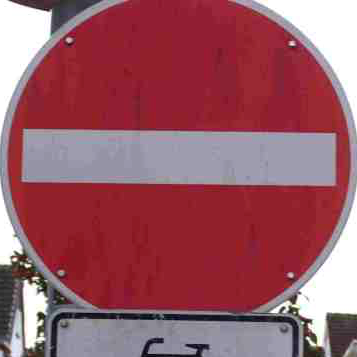
#> input picture traffic_signs_images_square/einbahnstrasse_17_1.png, 357 x 357 px
$ python read_pictures_from_internet.py   (older library calls are emulated)
#> lines starting #> are read from the running program, lines starting #| are printed output that depends on the picture
#!/usr/bin/env python3
# -*- coding: utf-8 -*-
"""
Created on Sun Dec 18 16:39:42 2016

@author: Klemens
"""

import matplotlib.pyplot as plt
import matplotlib.image as mpimg
import numpy as np
import scipy
import pickle

def resize_image(image_name, enable_plot = False):
#> called with enable_plot = False
    image = mpimg.imread(image_name)
#> image is the input picture: shape (357, 357, 3) float32; mean R, G, B 0.603, 0.353, 0.398

    image_resized = scipy.misc.imresize(image, (32, 32))
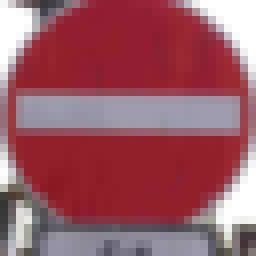
#> image_resized: shape (32, 32, 3) (shown 8 times larger); mean R, G, B 153.7, 89.9, 101.4
    if enable_plot:
        plt.imshow(image_resized)
    return image_resized

if __name__ == "__main__":
    dict_traffic_signs = {
                          'traffic_signs_images_square/einbahnstrasse_17_1.png': 17,
                          'traffic_signs_images_square/einbahnstrasse_17.png': 17,
                          'traffic_signs_images_square/vorfahrtgewaehren_13_1.png': 13,
                          'traffic_signs_images_square/vorfahrtgewaehren_13.png': 13,
                          'traffic_signs_images_square/vorfahrtsschild_12_1.png': 12,
                          'traffic_signs_images_square/vorfahrtsschild_12_2.png': 12,
                          'traffic_signs_images_square/vorfahrtsschild_12_3.png': 12,
                          'traffic_signs_images_square/vorfahrtsschild_12_4.png': 12,
                          'traffic_signs_images_square/vorfahrtsschild_12_5.png': 12,
                          'traffic_signs_images_square/vorfahrtsschild_12.png': 12,
                          }

    image_list_web = []
    label_list_web = []

    for image_name, label in dict_traffic_signs.items():
        image = resize_image(image_name)
        image_list_web.append(image)
        label_list_web.append(label)
#> pass 2 of the loop `for image_name, label in dict_traffic_signs.items():`:
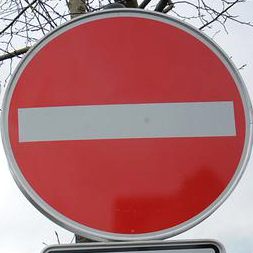
#> input picture traffic_signs_images_square/einbahnstrasse_17.png, 253 x 253 px
#> in resize_image, image is the input picture: shape (253, 253, 3) float32; mean R, G, B 0.68, 0.447, 0.459
#> in resize_image (call 2), `image_resized = scipy.misc.imresize(image, (32, 32))`:
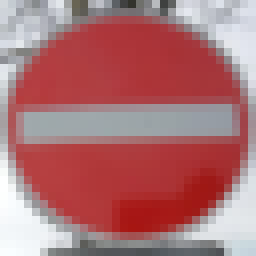
#> image_resized: shape (32, 32, 3) (shown 8 times larger); mean R, G, B 173.2, 114, 117
#> pass 3 of the loop `for image_name, label in dict_traffic_signs.items():`:
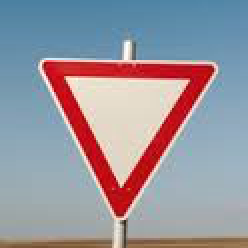
#> input picture traffic_signs_images_square/vorfahrtgewaehren_13_1.png, 124 x 124 px (shown 2 times larger)
#> in resize_image, image is the input picture: shape (124, 124, 3) float32; mean R, G, B 0.599, 0.584, 0.62
#> in resize_image (call 3), `image_resized = scipy.misc.imresize(image, (32, 32))`:
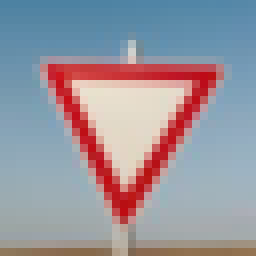
#> image_resized: shape (32, 32, 3) (shown 8 times larger); mean R, G, B 152.9, 148.9, 158.2
#> (the run stopped early here; a loop or call above may not have finished)
